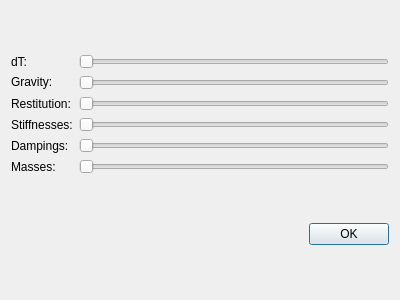
<?xml version="1.0" encoding="UTF-8"?>
<ui version="4.0">
 <class>SimOptionsDialog</class>
 <widget class="QDialog" name="SimOptionsDialog">
  <property name="geometry">
   <rect>
    <x>0</x>
    <y>0</y>
    <width>400</width>
    <height>300</height>
   </rect>
  </property>
  <property name="windowTitle">
   <string>Dialog</string>
  </property>
  <layout class="QVBoxLayout" name="verticalLayout_3">
   <item>
    <layout class="QHBoxLayout" name="horizontalLayout">
     <item>
      <layout class="QVBoxLayout" name="verticalLayout">
       <item>
        <widget class="QLabel" name="label">
         <property name="text">
          <string>dT:</string>
         </property>
        </widget>
       </item>
       <item>
        <widget class="QLabel" name="label_2">
         <property name="text">
          <string>&lt;html&gt;&lt;head/&gt;&lt;body&gt;&lt;p&gt;Gravity:&lt;/p&gt;&lt;/body&gt;&lt;/html&gt;</string>
         </property>
        </widget>
       </item>
       <item>
        <widget class="QLabel" name="label_3">
         <property name="text">
          <string>Restitution:</string>
         </property>
        </widget>
       </item>
       <item>
        <widget class="QLabel" name="label_4">
         <property name="text">
          <string>Stiffnesses:</string>
         </property>
        </widget>
       </item>
       <item>
        <widget class="QLabel" name="label_5">
         <property name="text">
          <string>Dampings:</string>
         </property>
        </widget>
       </item>
       <item>
        <widget class="QLabel" name="label_6">
         <property name="text">
          <string>Masses:</string>
         </property>
        </widget>
       </item>
      </layout>
     </item>
     <item>
      <layout class="QVBoxLayout" name="verticalLayout_2">
       <item>
        <widget class="QSlider" name="horizontalSlider_deltaT">
         <property name="orientation">
          <enum>Qt::Horizontal</enum>
         </property>
        </widget>
       </item>
       <item>
        <widget class="QSlider" name="horizontalSlider_gravity">
         <property name="orientation">
          <enum>Qt::Horizontal</enum>
         </property>
        </widget>
       </item>
       <item>
        <widget class="QSlider" name="horizontalSlider_restitution">
         <property name="orientation">
          <enum>Qt::Horizontal</enum>
         </property>
        </widget>
       </item>
       <item>
        <widget class="QSlider" name="horizontalSlider_stiffness">
         <property name="orientation">
          <enum>Qt::Horizontal</enum>
         </property>
        </widget>
       </item>
       <item>
        <widget class="QSlider" name="horizontalSlider_damping">
         <property name="orientation">
          <enum>Qt::Horizontal</enum>
         </property>
        </widget>
       </item>
       <item>
        <widget class="QSlider" name="horizontalSlider_mass">
         <property name="orientation">
          <enum>Qt::Horizontal</enum>
         </property>
        </widget>
       </item>
      </layout>
     </item>
    </layout>
   </item>
   <item>
    <widget class="QDialogButtonBox" name="buttonBox">
     <property name="orientation">
      <enum>Qt::Horizontal</enum>
     </property>
     <property name="standardButtons">
      <set>QDialogButtonBox::Ok</set>
     </property>
    </widget>
   </item>
  </layout>
 </widget>
 <resources/>
 <connections>
  <connection>
   <sender>buttonBox</sender>
   <signal>accepted()</signal>
   <receiver>SimOptionsDialog</receiver>
   <slot>accept()</slot>
   <hints>
    <hint type="sourcelabel">
     <x>248</x>
     <y>254</y>
    </hint>
    <hint type="destinationlabel">
     <x>157</x>
     <y>274</y>
    </hint>
   </hints>
  </connection>
  <connection>
   <sender>buttonBox</sender>
   <signal>rejected()</signal>
   <receiver>SimOptionsDialog</receiver>
   <slot>reject()</slot>
   <hints>
    <hint type="sourcelabel">
     <x>316</x>
     <y>260</y>
    </hint>
    <hint type="destinationlabel">
     <x>286</x>
     <y>274</y>
    </hint>
   </hints>
  </connection>
 </connections>
</ui>
